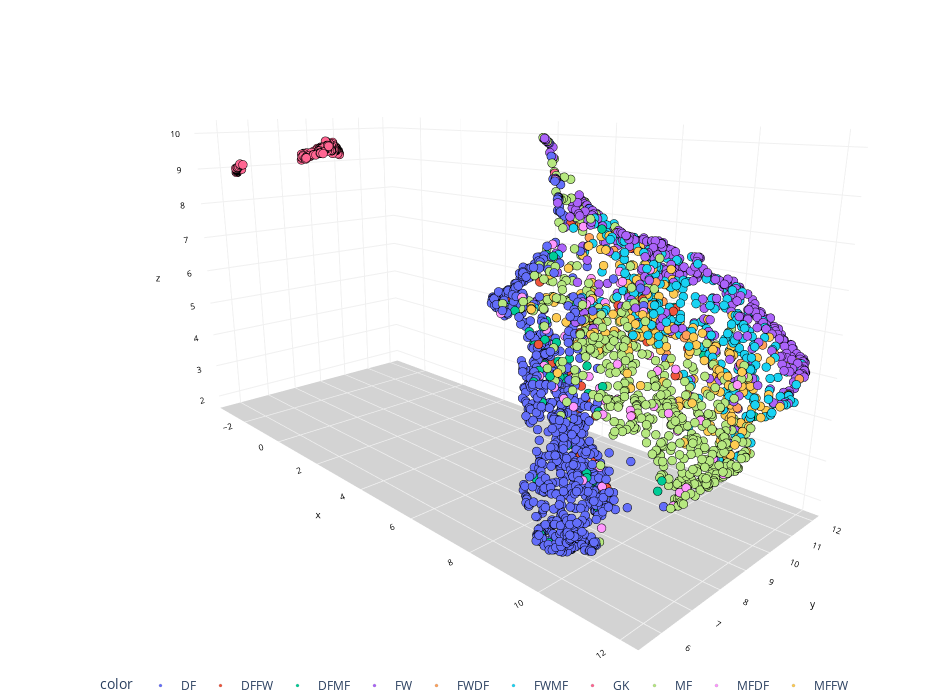

This figure's notebook cell:
### Code cell
import plotly.express as px # for data visualization
def chart(X, y):
    #--------------------------------------------------------------------------#
    # This section is not mandatory as its purpose is to sort the data by label
    # so, we can maintain consistent colors for digits across multiple graphs

    # Concatenate X and y arrays
    arr_concat = np.concatenate((X, y.reshape(y.shape[0],1)), axis=1)
    # Create a Pandas dataframe using the above array
    df=pd.DataFrame(arr_concat, columns=['x', 'y', 'z', 'label'])
    # Convert label data type from float to integer
    #df['label'] = df['label'].astype(int)
    # Finally, sort the dataframe by label
    df.sort_values(by='label', axis=0, ascending=True, inplace=True)
    #--------------------------------------------------------------------------#

    # Create a 3D graph
    fig = px.scatter_3d(df, x='x', y='y', z='z', color=df['label'].astype(str), height=700, width=950)

    # Update chart looks
    fig.update_layout(title_text='UMAP',
        showlegend=True,
        legend=dict(orientation="h", yanchor="top", y=0, xanchor="center", x=0.5),
        scene_camera=dict(up=dict(x=0, y=0, z=1),
        center=dict(x=0, y=0, z=-0.1),
        eye=dict(x=1.5, y=-1.4, z=0.5)),
        margin=dict(l=0, r=0, b=0, t=0),
        scene = dict(xaxis=dict(backgroundcolor='white',
        color='black',
        gridcolor='#f0f0f0',
        title_font=dict(size=10),
        tickfont=dict(size=10),
    ),
        yaxis=dict(backgroundcolor='white',
        color='black',
        gridcolor='#f0f0f0',
        title_font=dict(size=10),
        tickfont=dict(size=10),
    ),
        zaxis=dict(backgroundcolor='lightgrey',
        color='black',
        gridcolor='#f0f0f0',
        title_font=dict(size=10),
        tickfont=dict(size=10),
    )))
    # Update marker size
    fig.update_traces(marker=dict(size=3, line=dict(color='black', width=0.1)))

    fig.show()

def perform_umap(dataset):
    # umap敏感性分析测试三种情况，直接umap，isomap+umap，pca+umap
    x = dataset.X_features_numeric
    y = dataset.PlayerPosition
    #isomaper = manifold.Isomap(n_components=10, n_jobs=-1)
    isomaper = PCA(n_components=10)  # 这算NTR吧
    umper = umap.UMAP(n_components=3)
    #x = isomaper.fit_transform(x)  # 想知道，有没有什么很好的依据，让我加这个
    x = umper.fit_transform(x)
    chart(x, y)

    
perform_umap(dataset)

# 通过尝试多种参数，发现空洞是不显著的，但是主体部分的三层结构是显著的，后卫的两大分支也是显著的
# 总结一下
# 在显示拓扑结构上，mapper不如既有的umap等方法简洁直观，在发现空洞和flare上以及对其进行量化研究上，
#        mapper存在优势（不过我们的算法有待完善，实际作用有待在空洞更加明显的数据集上做更进一步的检验）

### Figure 1 — Plotly figure (JSON) as saved in the notebook; plotly's stock layout.template omitted (floating-point values rounded to 4 significant figures; data arrays with more than 128 entries replaced by an {"elided": "..."} marker saying what was removed)
{"data": [{"hovertemplate": "color=DF<br>x=%{x}<br>y=%{y}<br>z=%{z}<extra></extra>", "legendgroup": "DF", "marker": {"color": "#636efa", "line": {"color": "black", "width": 0.1}, "size": 3, "symbol": "circle"}, "mode": "markers", "name": "DF", "scene": "scene", "showlegend": true, "type": "scatter3d", "x": {"elided": "942 float values"}, "y": {"elided": "942 float values"}, "z": {"elided": "942 float values"}}, {"hovertemplate": "color=DFFW<br>x=%{x}<br>y=%{y}<br>z=%{z}<extra></extra>", "legendgroup": "DFFW", "marker": {"color": "#EF553B", "line": {"color": "black", "width": 0.1}, "size": 3, "symbol": "circle"}, "mode": "markers", "name": "DFFW", "scene": "scene", "showlegend": true, "type": "scatter3d", "x": [7.623, 7.633, 9.959, 8.167, 9.157, 8.144, 8.834, 8.589, 7.52, 8.564, 9.181, 8.064, 7.372, 9.251, 8.15, 7.99, 9.013, 10.48, 8.441, 7.845, 8.496, 9.227, 8.489, 9.414, 10.6, 7.183, 7.429, 8.219, 8.635, 9.018, 8.639, 8.667, 8.928, 9.27, 10.11], "y": [8.232, 8.211, 9.675, 10.23, 8.192, 8.408, 8.904, 7.783, 7.853, 8.212, 9.38, 8.574, 7.147, 9.555, 8.147, 7.344, 7.482, 10.3, 8.254, 8.533, 8.812, 10.64, 8.423, 10.27, 10.47, 9.242, 8.312, 8.573, 9.243, 9.533, 9.275, 9.228, 7.988, 7.805, 9.847], "z": [5.522, 5.15, 5.08, 7.626, 2.29, 3.282, 2.197, 6.659, 7.078, 3.151, 6.727, 3.503, 6.792, 5.733, 3.696, 5.851, 6.305, 5.301, 4.255, 4.826, 2.915, 6.311, 4.417, 6.343, 5.006, 8.216, 5.775, 4.652, 6.514, 6.317, 6.377, 5.869, 2.976, 4.438, 5.712]}, {"hovertemplate": "color=DFMF<br>x=%{x}<br>y=%{y}<br>z=%{z}<extra></extra>", "legendgroup": "DFMF", "marker": {"color": "#00cc96", "line": {"color": "black", "width": 0.1}, "size": 3, "symbol": "circle"}, "mode": "markers", "name": "DFMF", "scene": "scene", "showlegend": true, "type": "scatter3d", "x": [8.258, 9.722, 8.439, 7.816, 7.79, 8.676, 7.577, 9.156, 9.214, 7.931, 9.701, 7.365, 10.86, 8.118, 7.287, 7.315, 7.931, 8.327, 7.855, 7.755, 6.873, 8.021, 8.75, 10.12, 8.691, 8.246, 8.148, 6.882, 9.464, 9.498, 7.462, 7.783, 10.92, 8.009, 7.711, 7.508, 7.368, 10.31, 7.791, 7.317, 8.88, 8.738, 9.187, 8.985, 8.943, 8.719, 8.895, 8.64, 8.0, 8.853, 9.064, 10.19, 8.686, 7.327, 10.55, 9.048, 8.714, 8.223, 7.07, 9.641, 7.183, 8.386, 11.39, 8.171, 8.893, 9.806], "y": [8.55, 7.305, 8.56, 8.208, 7.696, 6.744, 8.41, 8.699, 8.132, 8.148, 5.904, 7.242, 10.26, 8.313, 7.966, 7.951, 7.996, 8.035, 9.539, 8.018, 7.27, 7.517, 8.482, 10.52, 8.159, 8.445, 8.205, 7.302, 7.739, 6.02, 8.134, 7.772, 7.947, 8.683, 8.02, 8.221, 8.277, 10.69, 8.661, 7.149, 6.375, 9.512, 10.66, 8.146, 10.19, 8.874, 8.083, 8.131, 8.241, 8.216, 8.096, 6.421, 6.957, 8.267, 8.387, 7.122, 9.7, 8.118, 7.304, 5.709, 7.907, 6.784, 10.67, 7.184, 9.889, 6.895], "z": [3.198, 4.804, 4.536, 5.233, 6.142, 4.861, 5.057, 4.424, 2.09, 4.893, 2.343, 6.503, 4.449, 3.516, 5.596, 5.557, 5.746, 3.373, 8.109, 7.665, 6.786, 5.362, 2.483, 5.407, 5.344, 3.279, 5.373, 6.729, 5.174, 3.482, 5.681, 5.524, 3.463, 4.828, 7.435, 5.3, 6.086, 5.505, 6.511, 6.756, 3.312, 6.781, 6.325, 2.96, 7.005, 2.352, 2.911, 5.791, 4.863, 2.499, 2.292, 3.785, 5.387, 7.609, 2.938, 4.629, 6.149, 3.447, 6.851, 2.594, 5.859, 5.229, 4.261, 5.338, 5.948, 3.59]}, {"hovertemplate": "color=FW<br>x=%{x}<br>y=%{y}<br>z=%{z}<extra></extra>", "legendgroup": "FW", "marker": {"color": "#ab63fa", "line": {"color": "black", "width": 0.1}, "size": 3, "symbol": "circle"}, "mode": "markers", "name": "FW", "scene": "scene", "showlegend": true, "type": "scatter3d", "x": {"elided": "419 float values"}, "y": {"elided": "419 float values"}, "z": {"elided": "419 float values"}}, {"hovertemplate": "color=FWDF<br>x=%{x}<br>y=%{y}<br>z=%{z}<extra></extra>", "legendgroup": "FWDF", "marker": {"color": "#FFA15A", "line": {"color": "black", "width": 0.1}, "size": 3, "symbol": "circle"}, "mode": "markers", "name": "FWDF", "scene": "scene", "showlegend": true, "type": "scatter3d", "x": [7.57, 10.96, 9.185, 9.997, 9.973, 11.02, 8.635, 9.35, 11.81, 9.366, 7.871, 9.108, 8.842, 8.275, 8.589, 11.18, 8.401, 10.01, 9.509, 11.26, 9.017, 9.441, 7.692, 8.895, 10.32, 7.44, 7.902, 8.446, 6.99, 6.4], "y": [9.61, 10.66, 9.22, 9.73, 9.905, 11.44, 10.13, 9.809, 11.74, 9.457, 9.993, 9.957, 9.909, 8.555, 8.861, 10.28, 9.917, 9.918, 9.972, 11.53, 10.42, 10.2, 9.301, 9.566, 10.65, 9.324, 7.488, 9.905, 8.415, 9.135], "z": [8.318, 5.386, 5.944, 5.081, 5.914, 5.66, 6.412, 6.403, 4.986, 6.617, 7.561, 7.016, 6.577, 6.122, 5.907, 4.509, 6.614, 5.979, 5.411, 5.516, 6.472, 5.844, 7.918, 6.152, 5.469, 8.177, 5.397, 6.613, 6.334, 10.09]}, {"hovertemplate": "color=FWMF<br>x=%{x}<br>y=%{y}<br>z=%{z}<extra></extra>", "legendgroup": "FWMF", "marker": {"color": "#19d3f3", "line": {"color": "black", "width": 0.1}, "size": 3, "symbol": "circle"}, "mode": "markers", "name": "FWMF", "scene": "scene", "showlegend": true, "type": "scatter3d", "x": {"elided": "307 float values"}, "y": {"elided": "307 float values"}, "z": {"elided": "307 float values"}}, {"hovertemplate": "color=GK<br>x=%{x}<br>y=%{y}<br>z=%{z}<extra></extra>", "legendgroup": "GK", "marker": {"color": "#FF6692", "line": {"color": "black", "width": 0.1}, "size": 3, "symbol": "circle"}, "mode": "markers", "name": "GK", "scene": "scene", "showlegend": true, "type": "scatter3d", "x": {"elided": "217 float values"}, "y": {"elided": "217 float values"}, "z": {"elided": "217 float values"}}, {"hovertemplate": "color=MF<br>x=%{x}<br>y=%{y}<br>z=%{z}<extra></extra>", "legendgroup": "MF", "marker": {"color": "#B6E880", "line": {"color": "black", "width": 0.1}, "size": 3, "symbol": "circle"}, "mode": "markers", "name": "MF", "scene": "scene", "showlegend": true, "type": "scatter3d", "x": {"elided": "598 float values"}, "y": {"elided": "598 float values"}, "z": {"elided": "598 float values"}}, {"hovertemplate": "color=MFDF<br>x=%{x}<br>y=%{y}<br>z=%{z}<extra></extra>", "legendgroup": "MFDF", "marker": {"color": "#FF97FF", "line": {"color": "black", "width": 0.1}, "size": 3, "symbol": "circle"}, "mode": "markers", "name": "MFDF", "scene": "scene", "showlegend": true, "type": "scatter3d", "x": [10.7, 8.688, 8.782, 9.009, 9.067, 11.49, 11.32, 9.953, 10.11, 9.876, 11.25, 9.506, 7.456, 7.271, 8.845, 8.057, 11.09, 10.73, 8.922, 9.315, 10.18, 8.538, 11.21, 7.802, 9.849, 7.263, 8.067, 8.437, 10.19, 7.537, 11.48, 8.077, 9.426, 9.606, 7.709, 10.53, 10.3, 8.451, 8.106, 9.412, 6.931, 9.969, 8.964, 8.502, 11.19, 11.33, 8.239, 11.13, 10.52, 10.57, 11.2, 11.73, 8.284, 10.23, 7.89, 9.695, 8.927, 8.849, 11.37, 9.103, 8.664, 8.134, 10.24, 10.94, 10.46, 8.777, 10.27, 7.682], "y": [8.474, 7.095, 7.866, 9.852, 7.299, 8.951, 8.435, 7.149, 6.796, 9.097, 8.122, 9.305, 8.276, 6.902, 8.701, 7.467, 10.07, 8.312, 8.105, 6.905, 7.769, 9.416, 7.971, 7.787, 7.762, 8.539, 9.503, 8.362, 6.821, 9.263, 8.922, 8.709, 9.096, 8.021, 8.192, 10.24, 6.841, 8.485, 8.079, 7.715, 8.938, 9.66, 10.15, 9.415, 8.799, 8.219, 8.81, 10.5, 8.755, 8.675, 10.16, 8.938, 7.074, 10.68, 9.18, 7.565, 9.764, 7.232, 8.463, 9.552, 9.322, 8.34, 7.711, 8.362, 8.182, 9.61, 6.209, 7.124], "z": [4.821, 5.109, 6.089, 7.297, 4.725, 3.964, 3.64, 4.855, 3.911, 5.307, 3.26, 5.524, 5.56, 6.484, 2.306, 5.349, 4.049, 4.787, 6.261, 2.898, 4.838, 6.985, 2.999, 6.056, 4.994, 7.803, 6.425, 6.656, 3.882, 8.155, 3.838, 6.435, 6.542, 5.638, 5.647, 5.326, 2.551, 6.718, 5.914, 5.13, 9.191, 5.237, 6.962, 7.241, 4.631, 3.363, 4.829, 5.173, 4.675, 4.899, 5.073, 3.569, 5.265, 5.509, 7.015, 4.96, 6.549, 4.864, 3.693, 5.809, 7.047, 4.874, 4.746, 4.447, 4.894, 6.183, 3.829, 6.88]}, {"hovertemplate": "color=MFFW<br>x=%{x}<br>y=%{y}<br>z=%{z}<extra></extra>", "legendgroup": "MFFW", "marker": {"color": "#FECB52", "line": {"color": "black", "width": 0.1}, "size": 3, "symbol": "circle"}, "mode": "markers", "name": "MFFW", "scene": "scene", "showlegend": true, "type": "scatter3d", "x": {"elided": "239 float values"}, "y": {"elided": "239 float values"}, "z": {"elided": "239 float values"}}], "layout": {"height": 700, "legend": {"orientation": "h", "title": {"text": "color"}, "tracegroupgap": 0, "x": 0.5, "xanchor": "center", "y": 0, "yanchor": "top"}, "margin": {"b": 0, "l": 0, "r": 0, "t": 0}, "scene": {"camera": {"center": {"x": 0, "y": 0, "z": -0.1}, "eye": {"x": 1.5, "y": -1.4, "z": 0.5}, "up": {"x": 0, "y": 0, "z": 1}}, "domain": {"x": [0, 1], "y": [0, 1]}, "xaxis": {"backgroundcolor": "white", "color": "black", "gridcolor": "#f0f0f0", "tickfont": {"size": 10}, "title": {"font": {"size": 10}, "text": "x"}}, "yaxis": {"backgroundcolor": "white", "color": "black", "gridcolor": "#f0f0f0", "tickfont": {"size": 10}, "title": {"font": {"size": 10}, "text": "y"}}, "zaxis": {"backgroundcolor": "lightgrey", "color": "black", "gridcolor": "#f0f0f0", "tickfont": {"size": 10}, "title": {"font": {"size": 10}, "text": "z"}}}, "showlegend": true, "title": {"text": "UMAP"}, "width": 950}}
